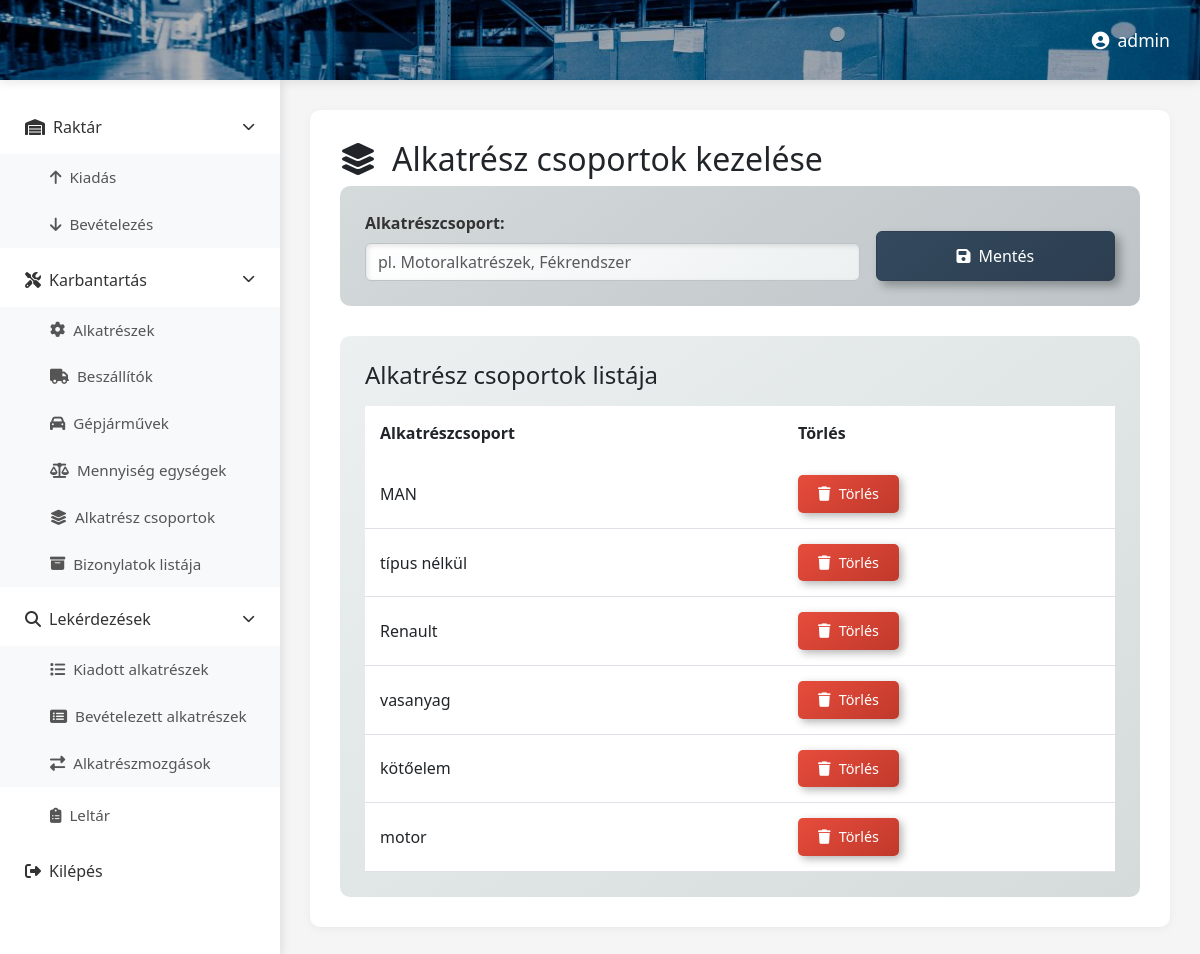
The app's page /alkatreszcsoport/ (signed in) with its own data.
### raktar/models.py (models this page shows, shortened)
class Alkatreszcsoport(models.Model):
    alkcsop = models.CharField(max_length=50)

### raktar/views.py (the view)
# urls.py: path('alkatreszcsoport/', views.alkatreszcsoport, name='alkatreszcsoport'),
@login_required
def alkatreszcsoport(request):
    alkatreszcsoportok = Alkatreszcsoport.objects.all()
    context = {'alkatreszcsoportok': alkatreszcsoportok}
    return render(request,'alkatreszcsoport.html', context)

### raktar/templates/alkatreszcsoport.html (shortened to what this page needs)
{% extends 'base.html' %}
{% load static %}
{% block extra_css %}
<link rel="stylesheet" href="{% static 'css/alkatresz-csoportok.css' %}">
{% endblock %}
{% block content %}
<header class="top-header">
    <div class="header-right">
        <span class="user-name"><i class="fas fa-user-circle me-2"></i>{{ user.username }}</span>
    </div>
</header>
<div class="main-container">
    {% include 'partials/sidebar.html' %}
    <main class="content-area">
        <div id="contentContainer">
            <h2><i class="fas fa-layer-group me-3"></i>Alkatrész csoportok kezelése</h2>
            <div class="form-section">
                <form method="POST" action="{% url 'raktar:addAlkatreszCsoport' %}" class="row g-3 align-items-end">
                    <div class="col-md-8">
                        <label for="ujAlkatreszCsoport" class="form-label">Alkatrészcsoport:</label>
                        <input type="text" class="form-control" id="ujAlkatreszCsoport" name="ujAlkatreszCsoport" placeholder="pl. Motoralkatrészek, Fékrendszer" required>
                    </div>
                    <div class="col-md-4">
                        <button type="submit" class="btn btn-save w-100">
                            <i class="fas fa-save me-2"></i>Mentés
                        </button>
                    </div>
                </form>
            </div>
            <div class="table-section mt-4">
                <h4 class="mb-3">Alkatrész csoportok listája</h4>
                <div class="table-responsive">
                    <table class="table table-hover">
                        <thead>
                            <tr>
                                <th>Alkatrészcsoport</th>
                                <th>Törlés</th>
                            </tr>
                        </thead>
                        <tbody>
                            {% for csoport in alkatreszcsoportok %}
                            <tr>
                                <td><span class="csoport-badge">{{ csoport.alkcsop }}</span></td>
                                <td>
                                    <form method="POST" action="{% url 'raktar:deleteAlkatreszCsoportById' csoport.id %}" style="display: inline;">
                                        <button type="submit" class="btn btn-delete" onclick="return confirm('Biztosan törli?')">
                                            <i class="fas fa-trash me-2"></i>Törlés
                                        </button>
                                    </form>
                                </td>
                            </tr>
                            {% endfor %}
                        </tbody>
                    </table>
                </div>
            </div>
        </div>
    </main>
</div>
{% endblock %}

### raktar/static/css/dashboard.css (style rules this page uses)
* { margin: 0; padding: 0; box-sizing: border-box; }
body { font-family: 'Segoe UI', Tahoma, Geneva, Verdana, sans-serif; background: #f5f5f5; overflow-x: hidden; }
.top-header { background-size: cover; background-position: center; background-repeat: no-repeat; height: 80px; display: flex; align-items: center; justify-content: flex-end; padding: 0 30px; box-shadow: 0 2px 10px rgba(0,0,0,0.1); position: fixed; top: 0; left: 0; right: 0; z-index: 1000; background-image: url("../assets/images/raktar.jpg") !important; }
.top-header::before { content: ''; position: absolute; top: 0; left: 0; right: 0; bottom: 0; background: rgba(0, 0, 0, 0.3); z-index: 1; }
.header-right { position: relative; z-index: 2; }
.header-right { display: flex; align-items: center; gap: 20px; }
.user-name { color: white; font-weight: 500; font-size: 1.1rem; }
.main-container { display: flex; margin-top: 80px; min-height: calc(100vh - 80px); }
.content-area { flex: 1; margin-left: 280px; padding: 30px; background: #f5f5f5; }
#contentContainer { background: white; border-radius: 10px; padding: 30px; box-shadow: 0 2px 10px rgba(0,0,0,0.05); min-height: 500px; }

### raktar/static/css/alkatresz-csoportok.css (style rules this page uses)
.form-section { background: #f8f9fa; padding: 25px; border-radius: 10px; margin-bottom: 30px; }
.form-label { font-weight: 600; color: #333; margin-bottom: 8px; }
.btn-save { background: linear-gradient(135deg, #667eea 0%, #764ba2 100%); border: none; color: white; padding: 12px 25px; font-weight: 500; transition: all 0.3s; }
.table-section { background: white; padding: 25px; border-radius: 10px; }
.table { margin-bottom: 0; }
.table thead { background: linear-gradient(135deg, #667eea 0%, #764ba2 100%); color: white; }
.table thead th { border: none; padding: 15px; font-weight: 600; }
.table tbody td { padding: 15px; vertical-align: middle; }
.btn-delete { background: linear-gradient(135deg, #e74c3c 0%, #c0392b 100%); border: none; color: white; padding: 8px 20px; border-radius: 5px; font-size: 0.9rem; transition: all 0.3s; }
.metallic .form-section { background: linear-gradient(145deg, #d5dbdb, #bdc3c7); }
.metallic .btn-save { background: linear-gradient(145deg, #34495e, #2c3e50); border: 1px solid #2c3e50; box-shadow: 5px 5px 10px rgba(0,0,0,0.3); }
.metallic .table-section { background: linear-gradient(145deg, #ecf0f1, #d5dbdb); }
.metallic .table thead { background: linear-gradient(135deg, #34495e 0%, #2c3e50 100%); }
.metallic .btn-delete { background: linear-gradient(145deg, #e74c3c, #c0392b); box-shadow: 3px 3px 8px rgba(0,0,0,0.3); }
.metallic .form-control { background: linear-gradient(145deg, #ffffff, #ecf0f1); border: 1px solid #bdc3c7; box-shadow: inset 2px 2px 5px rgba(0,0,0,0.1); }

### raktar/static/css/metallic-theme-dashboard.css (style rules this page uses)
.top-header { background-image: linear-gradient(135deg, rgba(255,255,255,0.02) 0%, rgba(0,0,0,0.02) 100%), linear-gradient(135deg, #667eea 0%, #764ba2 100%); }

### records on screen
Alkatreszcsoport: alkcsop "MAN"
Alkatreszcsoport: alkcsop "típus nélkül"
Alkatreszcsoport: alkcsop "Renault"
Alkatreszcsoport: alkcsop "vasanyag"
Alkatreszcsoport: alkcsop "kötőelem"
Alkatreszcsoport: alkcsop "motor"

### other values on screen
{{ user.username }} "admin"
